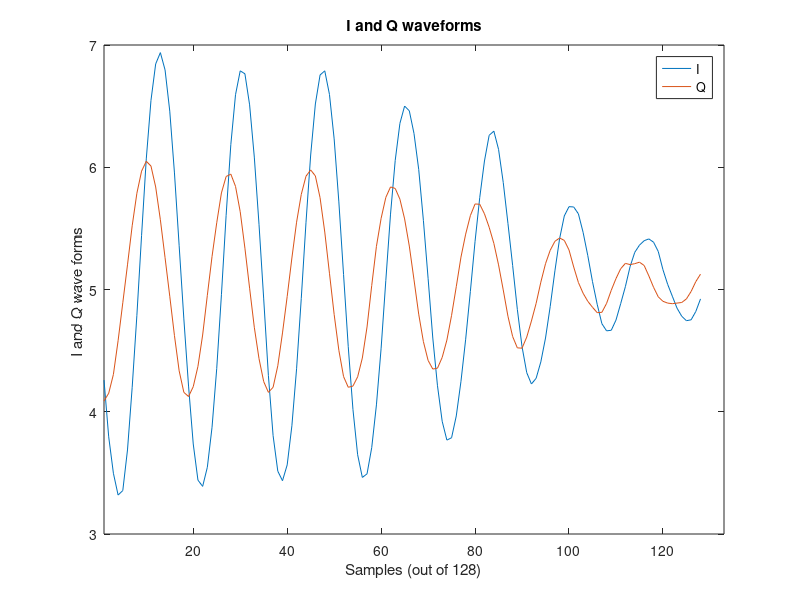
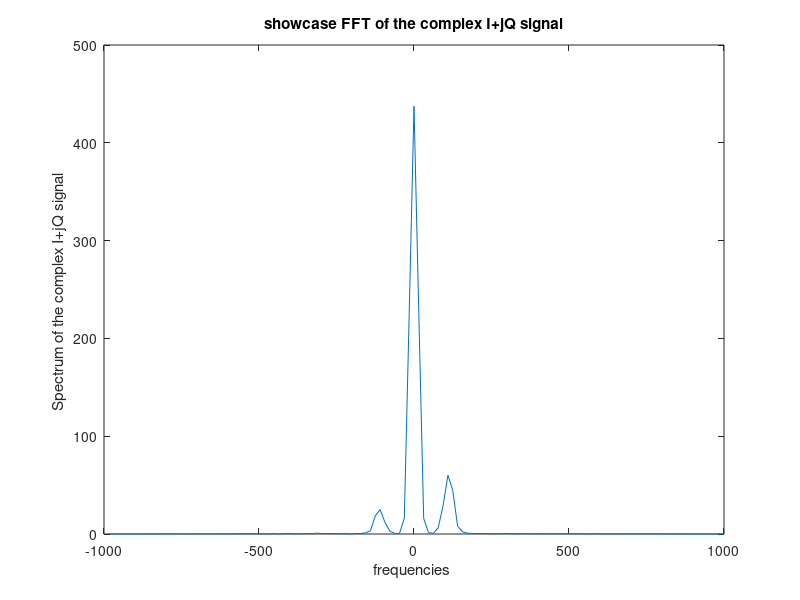
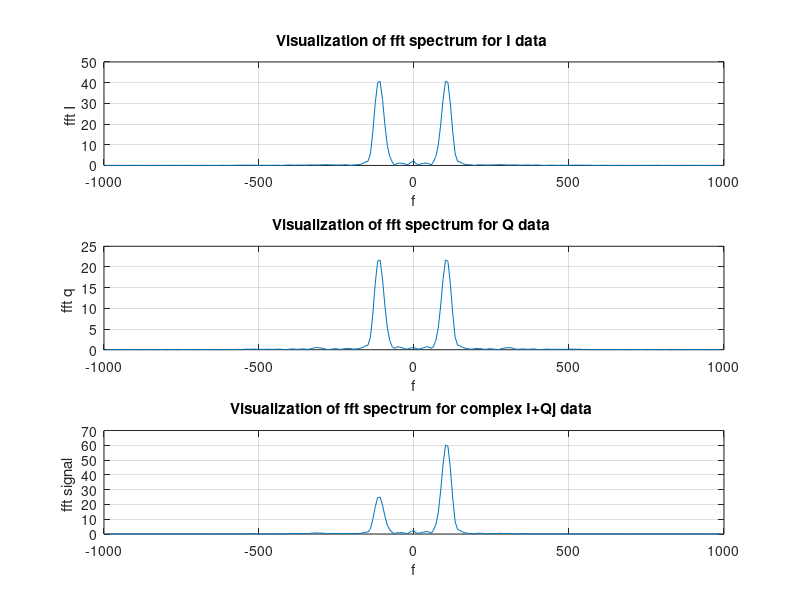
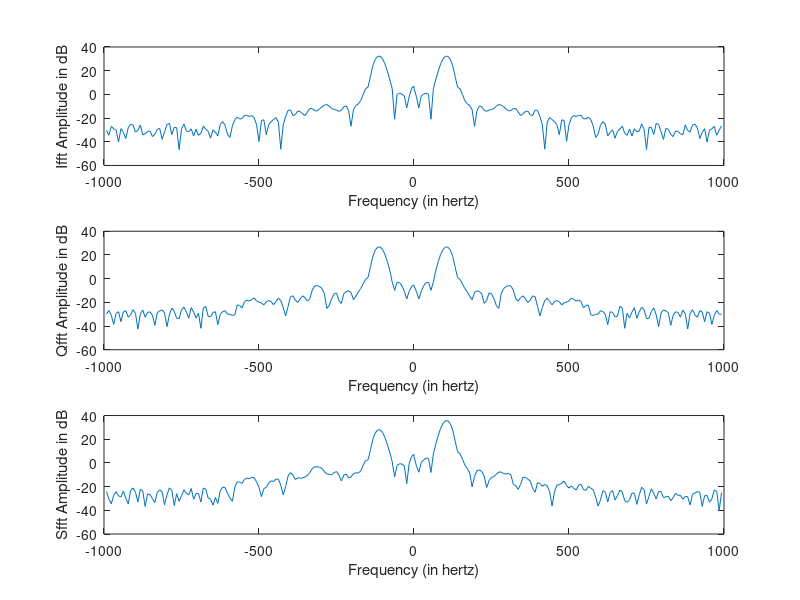

MATLAB code to generate these figures, in order: (Note: this script raises an error after producing the figures.)
%%%%%%%%%%%%%%%%%%%%%%%%%%%%%%%%%%%%%%%%%%%%%%%%%%%%%%%%%%%%%%%%%%%%%%%%%%%%%%%%%%%%%%%%%%%%%%%%%%%%%%%%%%%%%%%%%%%%%%%%%%%%
% DESCRIPTION:
% Performs fft on raw I and Q radar data to compute the velocity the velocity and direction of travel of a target.      
% Aicha N. SOW
% ANS
%%%%%%%%%%%%%%%%%%%%%%%%%%%%%%%%%%%%%%%%%%%%%%%%%%%%%%%%%%%%%%%%%%%%%%%%%%%%%%%%%%%%%%%%%%%%%%%%%%%%%%%%%%%%%%%%%%%%%%%%%%%%

clc
close all; 
clear all;

%% Loading saved workspace data
load Workspaces/towards_128samples_workspace.mat
%load Workspaces/away_128samples_workspace.mat

%% Boards details (outputted by extract_raw_data.m) 
disp('---------------------------------------------------------------------------')
disp('Boards details (outputted by extract_raw_data.m) see param2 variable in Workspace ') 
disp('---------------------------------------------------------------------------')

%  rf_frequency_khz: 24050000 hz
%f0= 24.05e9 % operating frequency 
f0=23.976e9

% signal's wavelength= Speed of light in vacuum / operating frequency(f0)
%wavelength = physconst('LightSpeed')/f0 meters
wavelength = 300000000/f0

% sampling_freq_hz: 2000 hz
Fe=2000

%number_of_samples: 128 samples
num_of_samples=num_of_samples


%% Defined constants
% Scaling factor for signal's power
IF_scale = 10; 
%threshold to detect a motion with a defined direction 
motion_direction_threshold= 20 ;



%% Retrieving the raw I & Q data outputted by extract_raw_data.m 

% The field index of the frame to process (see fields # of the wanted frame off the processed_data variable )
frame_index=  21  


% I and Q data of the frame to process
I=real(IQ_rawdata(frame_index).sample_data(:,1))*IF_scale; %I raw data with a scaling factor of 10
Q= imag(IQ_rawdata(frame_index).sample_data(:,1))*IF_scale; %Q raw data with a scaling factor of 10

% Complex signal = I + jQ 
signal=IQ_rawdata(frame_index).sample_data(:,1)*IF_scale; % with *10 scaling factor


%% visualization of I and Q data
t= 1:length(I); % Time vector 

figure(1)
plot(t, I); hold on;
plot(t,Q); hold off; 

xlim([1,num_of_samples+5]);
xlabel(['Samples (out of ',num2str(num_of_samples),')']);
ylabel('I and Q wave forms ');
legend("I", "Q") ;
title('I and Q waveforms') 


%% FFT processing of the raw signal 

%% Prerequisites for FFT processing 

% 1- Chebychev window
%a Chebyshev window is applied to attenuate the sidelobs and make sure that the data is limited.
    
window = chebwin(num_of_samples,60); % Chebychev window with 60 dB relative sidelobe attenuation instead of 100db default attenuation
% Showcase FFT of the signal I+jQ
N=length(signal); % 128 (default)
Sfft=fftshift(fft(signal.*window));  %% FFT
f= Fe*((N/2): -1 : -((N/2)-1))/N;    % frequency vector for the FFT signal

% visualization of the I+jQ FFT signal's (Sfft) magnitude
figure(2)
plot(f,abs(Sfft))
ylabel('Spectrum of the complex I+jQ signal ');
xlabel('frequencies ');
title('showcase FFT of the complex I+jQ signal') 

% Note: There is a DC component at the central frequency which corresponds to the velocity 0m/s 

%windowed FFT of a signal with DC offset will produce the shape of the FFT of the window function around DC offset bins,
%which in turn can mask the interested signals at those bins. We therefore
%have to remove the DC component before performing FFT


% 2- removal of the signal's DC component before windowing 

%Computation of mean values for the removal of the signal's DC component 
I_mean=mean(I);
Q_mean=mean(Q);
S_mean=mean(signal);


% removal of the signal's DC component before windowing 

I_prefft=((I- I_mean) .* window );
Q_prefft=((Q- Q_mean) .* window);
S_prefft=((signal-S_mean) .* window); %length of S_prefft= length of signal =128 


% The windowed data is zero-padded to have a length of 256 (instead of 128) in order to enhance the received signal characteristics.
% we add zeros so that the total number of samples is equal to the next
% higher power of two after 128
% Note: 256 is also the infineon radar's maximum number of samples 

% 3- Zero padding the data to 256 points or samples
FFT_size=256; 

if(num_of_samples < FFT_size) 
    I_prefft((num_of_samples+1):FFT_size)=0;
    Q_prefft((num_of_samples+1):FFT_size)=0;
    S_prefft((num_of_samples+1):FFT_size)=0;
end

%% FFT processing of the windowed and zero-padded raw signal 

Ifft= fftshift(fft(I_prefft,FFT_size)); 
Qfft= fftshift(fft(Q_prefft,FFT_size)); 
Sfft= fftshift(fft(S_prefft,FFT_size)); 

% Frequency bins vector for the FFT signal. 
% All possible frequency bin numbers for a sampling frequency of Fe=2khz & 256 FFT size
    
% f= 127, 126... 2, 1  0 0  -1, 2 ... -126, -127 
%[ 127 bins for positive frequencies (appraoching target) and 127 bins for negative frequencies (departing target) 
   
frequency_resolution= Fe/FFT_size;
f=[( (FFT_size/2)-1 : -1 : 0)  ( 0  :-1: - ((FFT_size/2)-1) )]* frequency_resolution;

% Visualization of FFT of the windowed and zero-padded raw signals

figure(3)
subplot(3,1,1)
plot(f, abs(Ifft))
xlabel('f');
ylabel('fft I ');
grid
title('Visualization of fft spectrum for I data ')

subplot(3,1,2)
plot(f, abs(Qfft))
xlabel('f');
ylabel('fft q ');
grid
title('Visualization of fft spectrum for Q data ')

subplot(3,1,3)
plot(f, abs(Sfft))
xlabel('f');
ylabel('fft signal ');
grid
title('Visualization of fft spectrum for complex I+Qj data ')


% Visualization of the FFT spectrum in dB 
figure(4)
subplot(3,1,1)
plot(f,mag2db(abs(Ifft)));
xlabel('Frequency (in hertz)');
ylabel('Ifft Amplitude in dB');

subplot(3,1,2)

plot(f,mag2db(abs(Qfft)));
xlabel('Frequency (in hertz)');
ylabel('Qfft Amplitude in dB');

subplot(3,1,3)
plot(f,mag2db(abs(Sfft)));
xlabel('Frequency (in hertz)');
ylabel('Sfft Amplitude in dB');


%% Finding the peak in the Frequency domain to determine the doppler frequency 

%Finding the peak of the complex signal's FFT spectrum  
[peaks_values,frequency_shifts] = findpeaks(abs(Sfft));

[peak_value,peak_Bin] = maxk(peaks_values,1); % Only the maximum value is interesting as the doppler frequency lies at the frequency for which the amplitude is the highest 

maxBin= frequency_shifts(peak_Bin) %maxBin is the bin index of the highest peak 

    
%% Corresponding doppler frequency for the bin index (maxBin) 
doppler_frequency =f(maxBin); 
disp('Doppler frequency = ')
disp(doppler_frequency)
    
%% Velocity of the target
% remark we divide the velocity by 2 since it's a two way propagation
% (from radar to target and from target back to radar's Rx antennas)
disp(' Velocity of the target')
velocity= (doppler_frequency * wavelength)/2;
disp(velocity)  

%% Determination of the direction of motion 
    
% Target's direction code
% -1 -> departing target 
%  1 -> approaching target
%  0 -> either no motion or no clear direction for the motion

% initialization
target_direction=0;


% The peak at the doppler frequency has to be higher than a defined 
% for it to be considered as a motion with a known direction
motion_direction_threshold= 20 ;


%% Using doppler frequency's sign to determine motion direction

if peak_value > motion_direction_threshold
    if doppler_frequency  < 0       % ( maxBin > num_of_samples(128) )
        disp('Target is departing')
        target_direction = -1 ;
         
    elseif doppler_frequency > 0    % ( maxBin < num_of_samples(128) ) 
        disp('Target is approaching')
        target_direction = 1 ;
    end 
    
else
      target_direction = 0 ;

end


% Recap
if(target_direction ~= 0) % only create figure for visualization when there is a target approaching or departing

    figure(5)
    plot(f, abs(Sfft), doppler_frequency ,peak_value,'pg')
    grid
    xlabel('f');
    ylabel('fft signal ');
    title('FFT of the complex radar signal (I +jQ) with its max peak ')

    if target_direction == -1  
        info = sprintf('peak value = %.3f , doppler frequency = %0.3f.\nTarget is departing (Vr=%0.3f m/s)',peak_value,doppler_frequency ,velocity);
    else
        info = sprintf('peak value = %.3f , doppler frequency = %0.3f.\nTarget is approaching (Vr=%0.3f m/s)',peak_value,doppler_frequency ,velocity);
    end

    legend(info)

% writing some variables into an excel sheet 
reminder='Do not forget to close the excel file before running the program again'
save('variables.mat','info','maxBin','f');excel_writing;
end




%%clearing the workspace off 'useless' variables
clearvars -except ftest IQ_rawdata processed_data num_of_samples param2 f doppler_frequency  FFT_size frame_index maxBin peak_value signal Sfft velocity wavelenght target_direction target_direction_v2 maxBin_approach maxBin_approach_v2 possible_freq_bins % I Q Ifft Qfft Sfft % f0 Fe window frequency_shifts

